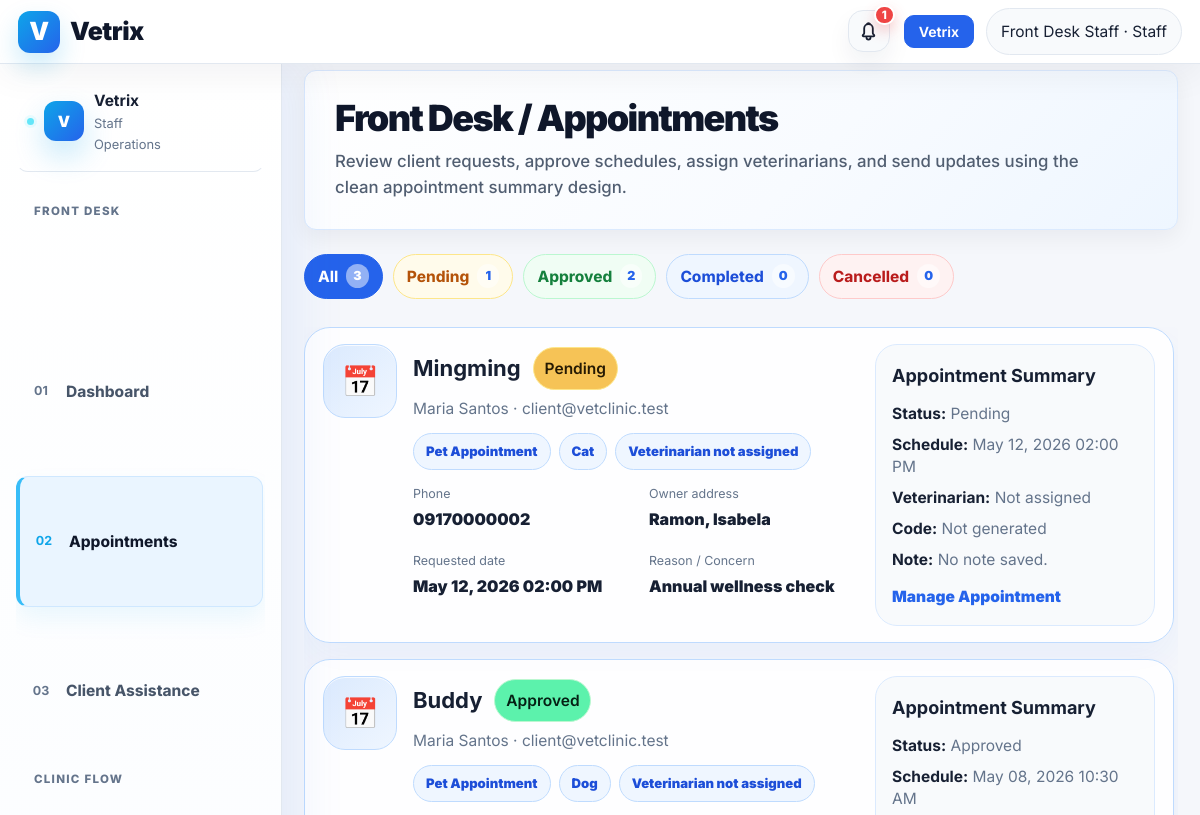
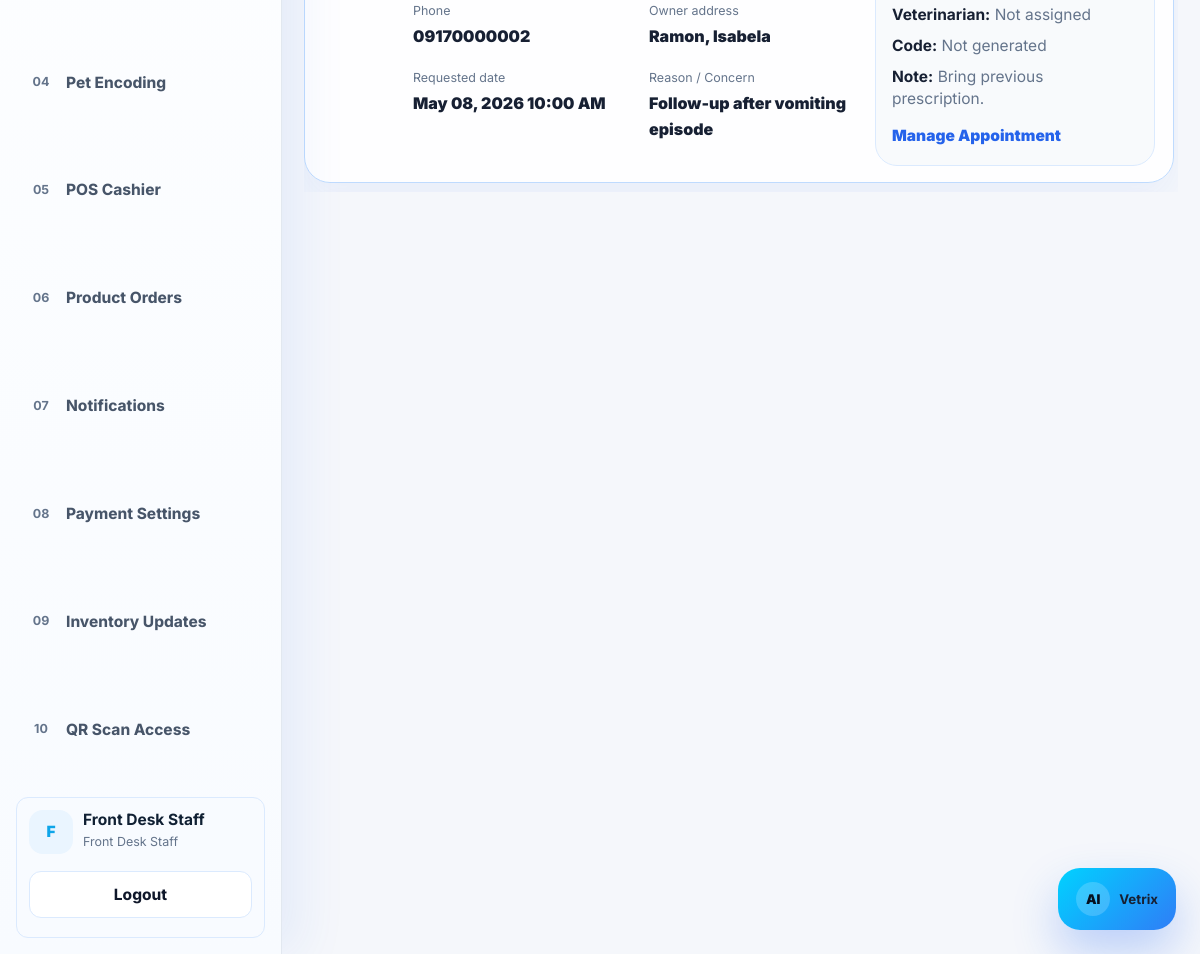
The app's page /staff/appointments.php (signed in) with its own data (2 pictures, top to bottom).
### tables this page shows
CREATE TABLE appointments (
    id INT AUTO_INCREMENT PRIMARY KEY,
    owner_id INT NOT NULL,
    pet_id INT NOT NULL,
    requested_date DATETIME NOT NULL,
    scheduled_date DATETIME NULL,
    assigned_vet_id INT NULL,
    confirmation_code VARCHAR(40) NULL,
    reason TEXT,
    status ENUM('pending','approved','completed','cancelled') DEFAULT 'pending',
    admin_notes TEXT,
    created_at TIMESTAMP DEFAULT CURRENT_TIMESTAMP,
    FOREIGN KEY (owner_id) REFERENCES users(id) ON DELETE CASCADE,
    FOREIGN KEY (pet_id) REFERENCES pets(id) ON DELETE CASCADE,
    FOREIGN KEY (assigned_vet_id) REFERENCES users(id) ON DELETE SET NULL
);

CREATE TABLE pets (
    id INT AUTO_INCREMENT PRIMARY KEY,
    owner_id INT NOT NULL,
    name VARCHAR(100) NOT NULL,
    species VARCHAR(50),
    breed VARCHAR(80),
    sex VARCHAR(20),
    birth_date DATE,
    weight DECIMAL(6,2),
    color VARCHAR(50),
    allergies TEXT,
    critical_notes TEXT,
    notes TEXT,
    pet_photo VARCHAR(255) NULL,
    verification_status ENUM('pending','approved','rejected','in_person_confirmation') DEFAULT 'pending',
    verification_notes TEXT NULL,
    verified_by INT NULL,
    verified_at TIMESTAMP NULL DEFAULT NULL,
    last_updated_by INT NULL,
    created_at TIMESTAMP DEFAULT CURRENT_TIMESTAMP,
    updated_at TIMESTAMP NULL DEFAULT NULL,
    FOREIGN KEY (owner_id) REFERENCES users(id) ON DELETE CASCADE
);

CREATE TABLE users (
    id INT AUTO_INCREMENT PRIMARY KEY,
    full_name VARCHAR(120) NOT NULL,
    email VARCHAR(120) UNIQUE NOT NULL,
    phone VARCHAR(30),
    emergency_contact VARCHAR(120),
    address VARCHAR(255),
    password VARCHAR(255) NOT NULL,
    role ENUM('admin','veterinarian','staff','client') NOT NULL DEFAULT 'client',
    account_source ENUM('self_registered','admin_created','system_seed') DEFAULT 'self_registered',
    created_by INT NULL,
    status ENUM('pending','approved','active','inactive','rejected') NOT NULL DEFAULT 'pending',
    approved_by INT NULL,
    approved_at DATETIME NULL,
    rejected_at DATETIME NULL,
    otp_verified_at DATETIME NULL,
    created_at TIMESTAMP DEFAULT CURRENT_TIMESTAMP
);

### staff/appointments.php (the view, shortened to what this page needs)
<?php
require_once "../config/database.php";
require_once "../includes/functions.php";
$status_filter=$_GET['status'] ?? 'all';
$where = $status_filter==='all' ? '' : "WHERE a.status='".$conn->real_escape_string($status_filter)."'";
include "../includes/header.php";
include "../includes/navbar.php";
$counts=[];
foreach(['pending','approved','completed','cancelled'] as $s){
    $counts[$s]=$conn->query("SELECT COUNT(*) c FROM appointments WHERE status='$s'")->fetch_assoc()['c'];
}
$total=(int)$counts['pending']+(int)$counts['approved']+(int)$counts['completed']+(int)$counts['cancelled'];
$rows=$conn->query("SELECT a.*,u.full_name,u.phone,u.email,u.address,p.name pet_name,p.species,p.breed,v.full_name vet_name FROM appointments a JOIN users u ON a.owner_id=u.id JOIN pets p ON a.pet_id=p.id LEFT JOIN users v ON a.assigned_vet_id=v.id $where ORDER BY FIELD(a.status,'pending','approved','completed','cancelled'), a.requested_date ASC");
?>
<div class="layout"><?php include "../includes/staff_sidebar.php"; ?><main class="content">
<section class="hero staff-light-hero hero-friendly no-hero-bubbles mb-4">
    <div>
        <h1>Front Desk / Appointments</h1>
        <p>Review client requests, approve schedules, assign veterinarians, and send updates using the clean appointment summary design.</p>
    </div>
</section>
<div class="reference-filter-bar">
    <a class="reference-filter-chip <?=$status_filter==='all'?'active':''?>" href="appointments.php">All <span class="count"><?=$total?></span></a>
    <a class="reference-filter-chip <?=$status_filter==='pending'?'active':''?>" href="appointments.php?status=pending">Pending <span class="count"><?=$counts['pending']?></span></a>
    <a class="reference-filter-chip <?=$status_filter==='approved'?'active':''?>" href="appointments.php?status=approved">Approved <span class="count"><?=$counts['approved']?></span></a>
    <a class="reference-filter-chip <?=$status_filter==='completed'?'active':''?>" href="appointments.php?status=completed">Completed <span class="count"><?=$counts['completed']?></span></a>
    <a class="reference-filter-chip <?=$status_filter==='cancelled'?'active':''?>" href="appointments.php?status=cancelled">Cancelled <span class="count"><?=$counts['cancelled']?></span></a>
</div>
<div class="reference-list">
<?php while($r=$rows->fetch_assoc()): $schedule=$r['scheduled_date'] ? $r['scheduled_date'] : $r['requested_date']; ?>
    <article class="reference-card status-<?=e($r['status'])?>">
        <div class="reference-main">
            <div class="reference-icon">📅</div>
            <div>
                <div class="reference-title-row"><h2><?=e($r['pet_name'])?></h2><?=badge($r['status'])?></div>
                <p class="reference-subtitle"><?=e($r['full_name'])?> · <?=e($r['email'] ?? '')?></p>
                <div class="reference-tags">
                    <span class="reference-tag">Pet Appointment</span>
                    <span class="reference-tag"><?=e($r['species'])?></span>
                    <span class="reference-tag"><?=e($r['vet_name'] ?: 'Veterinarian not assigned')?></span>
                </div>
                <div class="reference-details">
                    <div class="reference-detail"><label>Phone</label><strong><?=e($r['phone'] ?: 'No phone saved')?></strong></div>
                    <div class="reference-detail"><label>Owner address</label><strong><?=e($r['address'] ?: 'No address saved')?></strong></div>
                    <div class="reference-detail"><label>Requested date</label><strong><?=e(date('M d, Y h:i A', strtotime($r['requested_date'])))?></strong></div>
                    <div class="reference-detail"><label>Reason / Concern</label><strong><?=e($r['reason'])?></strong></div>
                </div>
            </div>
        </div>
        <aside class="reference-summary">
            <h3>Appointment Summary</h3>
            <p><b>Status:</b> <?=e(ucfirst($r['status']))?></p>
            <p><b>Schedule:</b> <?=e(date('M d, Y h:i A', strtotime($schedule)))?></p>
            <p><b>Veterinarian:</b> <?=e($r['vet_name'] ?: 'Not assigned')?></p>
            <p><b>Code:</b> <?=e($r['confirmation_code'] ?: 'Not generated')?></p>
            <p><b>Note:</b> <?=e($r['admin_notes'] ?: 'No note saved.')?></p>
            <details class="reference-manage">
                <summary>Manage Appointment</summary>
            </details>
        </aside>
    </article>
<?php endwhile;?>
</div>
</main></div><?php include "../includes/footer.php"; ?>

### includes/functions.php (shortened to what this page needs)
<?php
function e($value) {
    return htmlspecialchars($value ?? '', ENT_QUOTES, 'UTF-8');
}
function badge($status) {
    $status = strtolower($status ?? '');
    $map = [
        'pending' => 'warning', 'approved' => 'success', 'completed' => 'primary',
        'cancelled' => 'danger', 'active' => 'success', 'inactive' => 'secondary',
        'read' => 'secondary', 'unread' => 'info', 'rejected' => 'danger',
        'in_person_confirmation' => 'info'
    ];
    $class = $map[$status] ?? 'secondary';
    return "<span class='badge text-bg-$class'>" . e(ucfirst($status)) . "</span>";
}
?>

### records on screen
appointments: pet.name "Mingming", status "Pending", owner.full_name "Maria Santos", owner.email "client@vetclinic.test", pet.species "Cat", vet_name "Veterinarian not assigned", owner.phone "09170000002", owner.address "Ramon, Isabela", requested_date "May 12, 2026 02:00 PM", reason "Annual wellness check", date('M d, Y h:i A', strtotime($schedule)) "May 12, 2026 02:00 PM", vet_name "Not assigned", confirmation_code "Not generated", admin_notes "No note saved."
appointments: pet.name "Buddy", status "Approved", owner.full_name "Maria Santos", owner.email "client@vetclinic.test", pet.species "Dog", vet_name "Veterinarian not assigned", owner.phone "09170000002", owner.address "Ramon, Isabela", requested_date "May 08, 2026 10:00 AM", reason "Follow-up after vomiting episode", scheduled_date "May 08, 2026 10:30 AM", vet_name "Not assigned", confirmation_code "Not generated", admin_notes "Bring previous prescription."

### other values on screen
$notifLabel "1"
$_SESSION['full_name'] "Front Desk Staff"
$navRole "Staff"
$section "FRONT DESK"
$link[0] "01"
$link[1] "Dashboard"
$link[0] "02"
$link[1] "Appointments"
$link[0] "03"
$link[1] "Client Assistance"
$section "CLINIC FLOW"
$link[0] "04"
$link[1] "Pet Encoding"
$link[0] "05"
$link[1] "POS Cashier"
